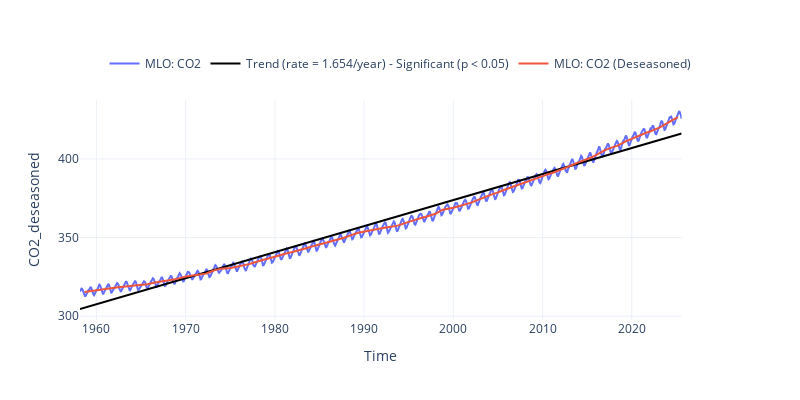

Notebook cell for this chart:
### Code cell
fig, trend = plot_timeseries_interactive(dict_plot, trendline=True, figsize=(20, 10), return_trend=True);
fig.write_html(op.join(path_figs, 'F1_CO2_trend.html'), include_plotlyjs="cdn")


glue("trend", float(trend[0]), display=False)
glue("change", float(trend[0]*len(np.unique(MLO_data.index.year))), display=False)
glue("trend_fig", fig_int_to_glue(fig), display=False)

### Figure 1 — Plotly figure (JSON) as saved in the notebook; plotly's stock layout.template omitted (floating-point values rounded to 4 significant figures; data arrays with more than 128 entries replaced by an {"elided": "..."} marker saying what was removed)
{"data": [{"line": {"color": "#636EFA"}, "name": "MLO: CO2", "type": "scatter", "x": {"elided": "810 str values"}, "xaxis": "x", "y": {"elided": "810 float values"}, "yaxis": "y"}, {"line": {"color": "black"}, "mode": "lines", "name": "Trend (rate = 1.654/year) - Significant (p < 0.05)", "showlegend": true, "type": "scatter", "x": {"elided": "810 str values"}, "xaxis": "x", "y": {"elided": "810 float values"}, "yaxis": "y"}, {"line": {"color": "#EF553B"}, "name": "MLO: CO2 (Deseasoned)", "type": "scatter", "x": {"elided": "810 str values"}, "xaxis": "x", "y": {"elided": "810 float values"}, "yaxis": "y"}], "layout": {"height": 400, "legend": {"font": {"size": 12}, "orientation": "h", "x": 0.5, "xanchor": "center", "y": 1.1, "yanchor": "bottom"}, "title": {"text": " "}, "width": 800, "xaxis": {"anchor": "y", "domain": [0, 0.94], "title": {"text": "Time"}}, "yaxis": {"anchor": "x", "domain": [0, 1], "title": {"text": "CO2_deseasoned"}}, "yaxis2": {"anchor": "x", "overlaying": "y", "side": "right"}}}
